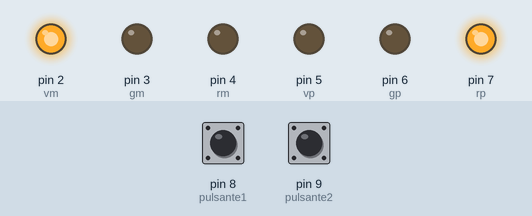
Recording of a sketch running on a simulated Arduino Uno, built with avr-gcc and run on an emulated ATmega328P. Parts: output pins drawn as LEDs (lit = HIGH). The test bench sets the inputs (shaded band); at power-on: pin 8 (pulsante1) LOW, pin 9 (pulsante2) LOW.

Above: at 1.2 s.
1.3 s: pin 8 (pulsante1) pulled HIGH for 0.15 s
At 5.3 s:
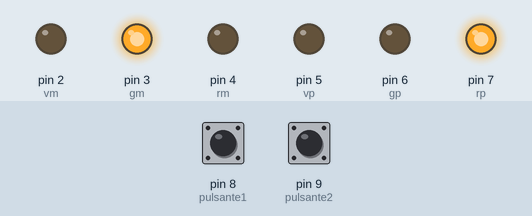
10.4 s: pin 8 (pulsante1) pulled HIGH for 3.2 s
At 10.4 s:
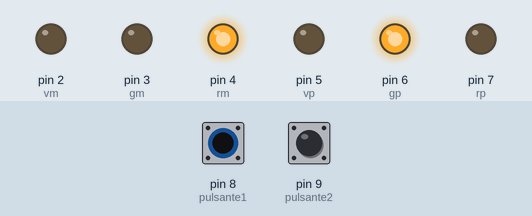
At 18.0 s:
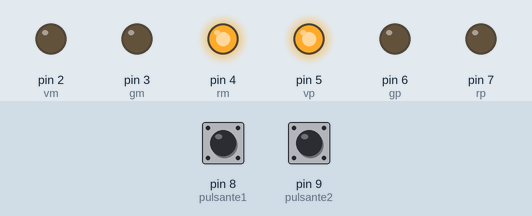
Timing chart, 0 to 22.6 s (numbered marks = the images above; inputs shaded):
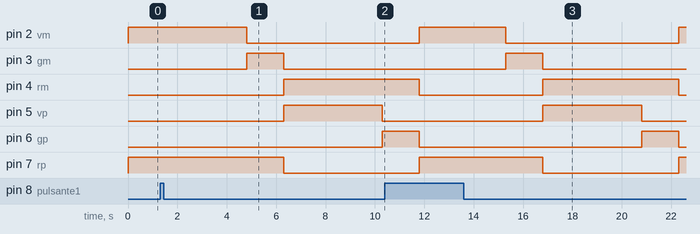

Measured:
- after the input at 1.3 s, pin 2 (vm): HIGH → LOW after 3.5 s; pin 3 (gm): LOW → HIGH after 3.5 s, → LOW 1.5 s later; pin 4 (rm): LOW → HIGH after 5.0 s; pin 5 (vp): LOW → HIGH after 5.0 s, → LOW 4.0 s later; pin 6 (gp): LOW → HIGH after 9.0 s
- after the input at 10.4 s, pin 3 (gm): LOW → HIGH after 4.9 s, → LOW 1.5 s later; pin 5 (vp): LOW → HIGH after 6.4 s, → LOW 4.0 s later

The sketch:

semaforo_con_chiamata_pedoni.ino
```cpp
/* Arduino semaforo con chiamata pedoni

autore Francesco Crovelli
*/

int vm = 2;   //sono delle abbreviazioni: vm=verde macchine
int gm = 3;
int rm = 4;
int vp = 5;
int gp = 6;
int rp = 7;
int pulsante1 = 8;
int stato_pulsante1 = 0;
int pulsante2 = 9;
int stato_pulsante2 = 0;

void setup() {
pinMode(vm, OUTPUT);
pinMode(gm, OUTPUT);
pinMode(rm, OUTPUT);
pinMode(vp, OUTPUT);
pinMode(gp, OUTPUT);
pinMode(rp, OUTPUT);
pinMode(pulsante1, INPUT);
pinMode(pulsante2, INPUT);
}

void loop() {
digitalWrite (vm, HIGH);
digitalWrite (rp, HIGH);
stato_pulsante1=digitalRead(pulsante1);
stato_pulsante2 = digitalRead(pulsante2);
if (stato_pulsante1 == 1) {
delay (3500);
digitalWrite (gm, HIGH);
digitalWrite (vm, LOW);
delay (1500);
digitalWrite (gm, LOW);
digitalWrite (rm, HIGH);
digitalWrite (rp, LOW);
digitalWrite (vp, HIGH);
delay (4000);
digitalWrite (gp, HIGH);
digitalWrite (vp, LOW);
delay (1500);
digitalWrite (gp, LOW);
digitalWrite (rp, HIGH);
digitalWrite (rm, LOW);
digitalWrite (vm, HIGH);
}
if (stato_pulsante2 == 1) {
delay (3500);
digitalWrite (gm, HIGH);
digitalWrite (vm, LOW);
delay (1500);
digitalWrite (gm, LOW);
digitalWrite (rm, HIGH);
digitalWrite (rp, LOW);
digitalWrite (vp, HIGH);
delay (4000);
digitalWrite (gp, HIGH);
digitalWrite (vp, LOW);
delay (1500);
digitalWrite (gp, LOW);
digitalWrite (rp, HIGH);
digitalWrite (rm, LOW);
digitalWrite (vm, HIGH);
}
}
```
